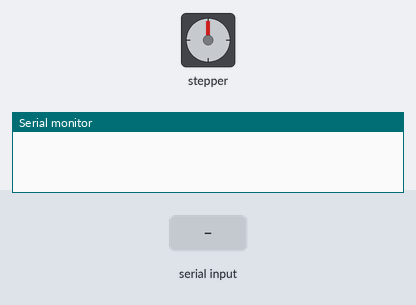
A sketch run on a simulated Arduino Uno, built with avr-gcc and run on an emulated ATmega328P. On the bench: stepper motor, the last lines printed to the serial monitor. Wiring (inferred from the names in the program): stepper motor driver (200 steps per turn assumed): step pin 3; direction pin 2. Inputs (shaded band) come from the test bench.

Above: at 1.2 s.
1.3 s: "1" received over Serial
At 2.7 s:
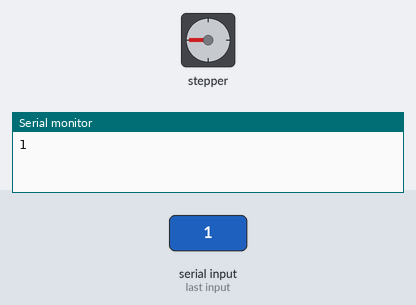
3.2 s: "1" received over Serial
At 4.1 s:
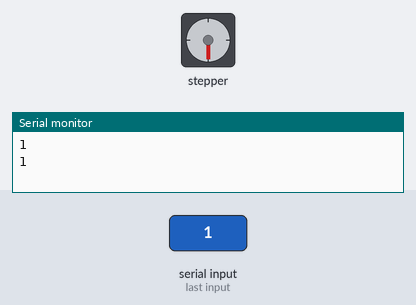
Timing chart, 0 to 6.2 s (numbered marks = the images above; inputs shaded):
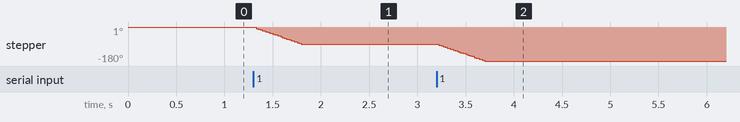

The sketch:

motor_control.ino
```cpp
int dirpin = 2;
int steppin = 3;
unsigned long prevTime = 0;
bool Cstate = false;


void setup() {
  Serial.begin(9600);  // 시리얼 통신 초기화
  pinMode(steppin, OUTPUT);
  pinMode(dirpin, OUTPUT);
}

void loop() {
  digitalWrite(dirpin, LOW);
  // 시리얼 데이터가 들어왔는지 확인
  if (Serial.available() > 0) {
    char command = Serial.read();
    // 시리얼 읽고
    Serial.println(command);
    // 모니터에 보여주는 디버깅
    if (command == '1') {
      for (int i=0;i<50;i++){
        // 1이면 1/4 바퀴 돌기
        for(;;){
          // delay를 빼기위한 시간측정 for문
          unsigned long currentTime = millis();
          if (currentTime - prevTime >= 5 && Cstate == false) {
            prevTime = currentTime;
            digitalWrite(steppin, HIGH);
            Cstate = true;
          }
          /*스텝핀에 HIGH가 들어가면 Cstate가 '참' LOW면 '거짓'을 if, elif는 5ms가 지나고
          참,거짓에 따라 HIGH,LOW를 교반생성 50번 하면 for문 끝, 따라서 1/4바퀴 */
          else if (currentTime - prevTime >= 5 && Cstate == true) {
            prevTime = currentTime;
            digitalWrite(steppin, LOW);
            Cstate = false;
            break;
          }
        }
      }
    }
  }
}
```

Measured:
- after the input at 1.3 s, stepper: turns 90° counter-clockwise in 0.50 s, starting at once
- after the input at 3.2 s, stepper: turns 90° counter-clockwise in 0.50 s, starting at once
